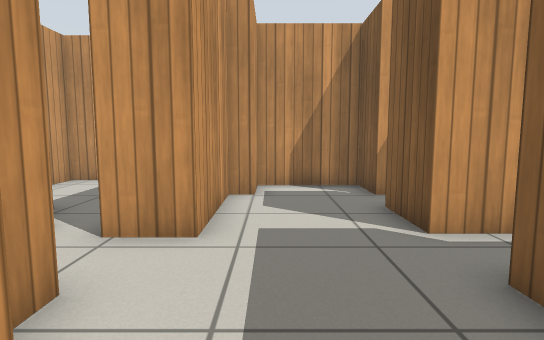
View 1 (above)

18 first-person views from a walk through a robot-simulator world made for Gazebo. The camera is 0.79 m above the floor, tilts 6° down and sees 80° across. Floor lines are 1 m apart. The floor is counted in squares, 0.5 m on a side. Each view is taken from the middle of a square. On the plan, view 1 faces up. The plan holds only what a view shows up to about 16 squares ahead; the rest is blank. Simple patterns stand in for the simulator's built-in surfaces.

View 2
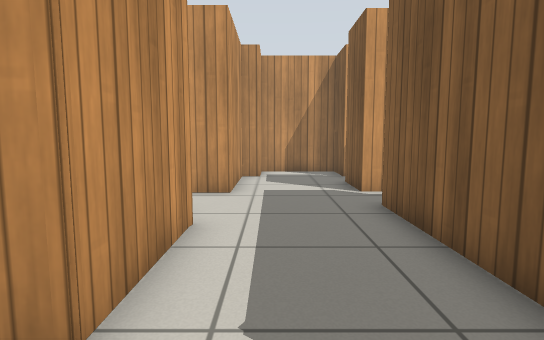

View 3
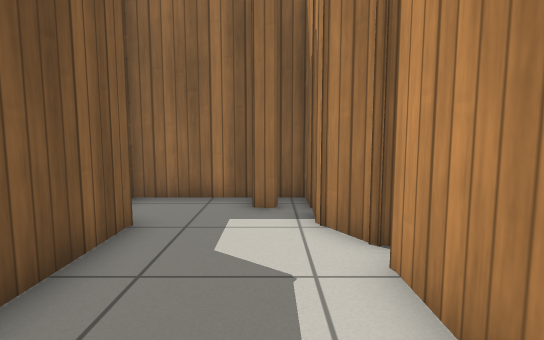

View 4
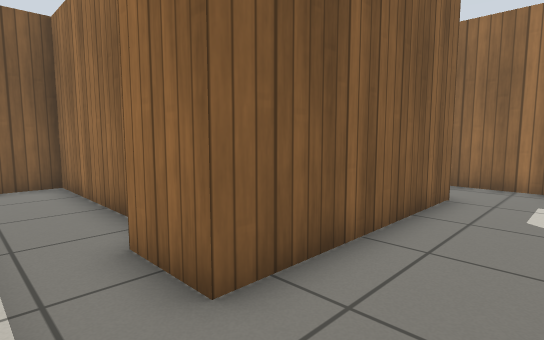

View 5
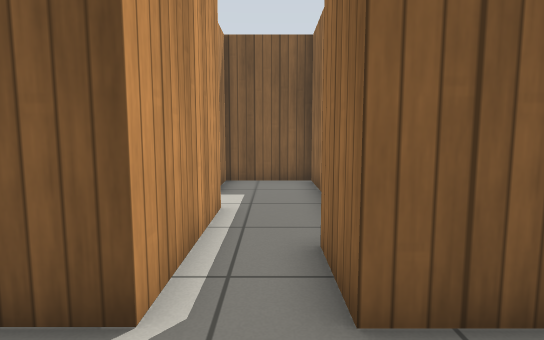

View 6
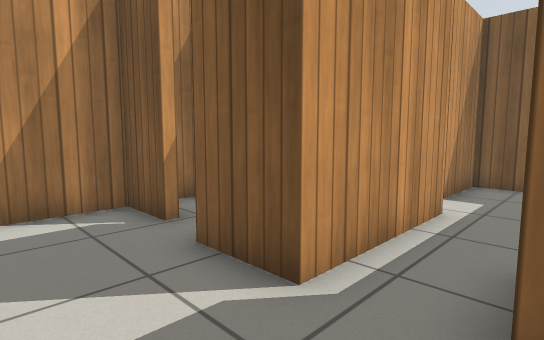

View 7
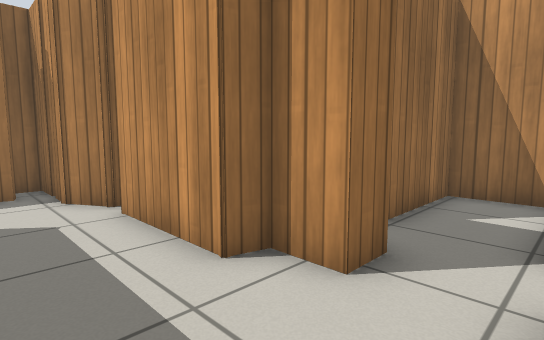

View 8
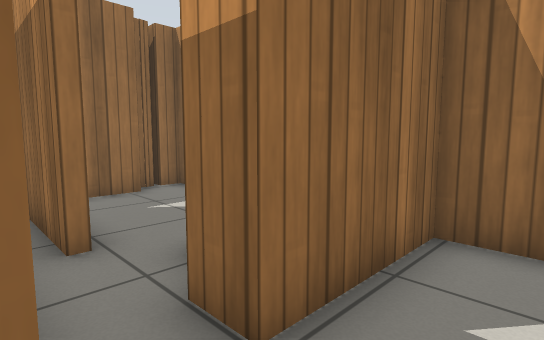

View 9
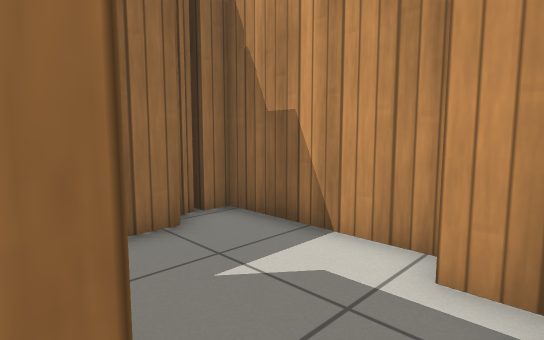

View 10
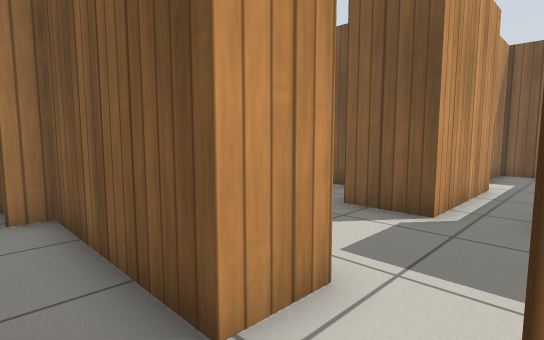

View 11
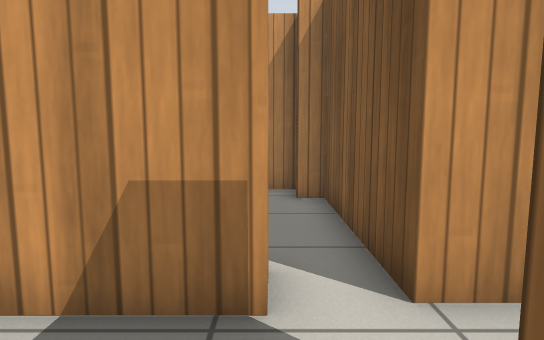

View 12
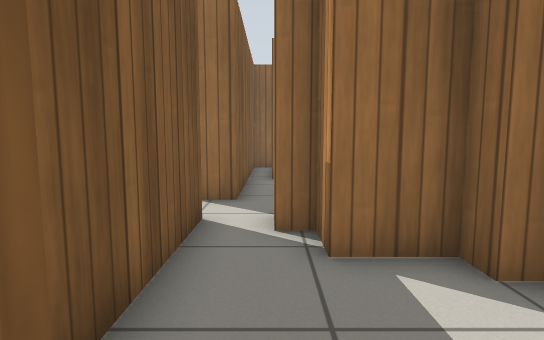

View 13
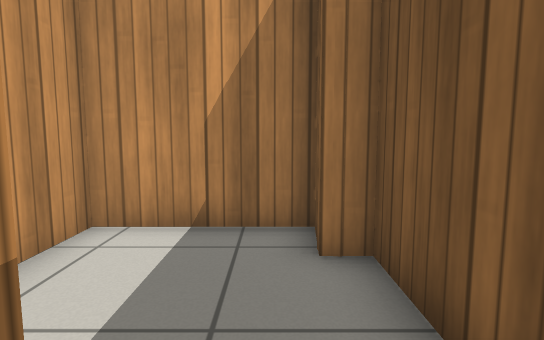

View 14
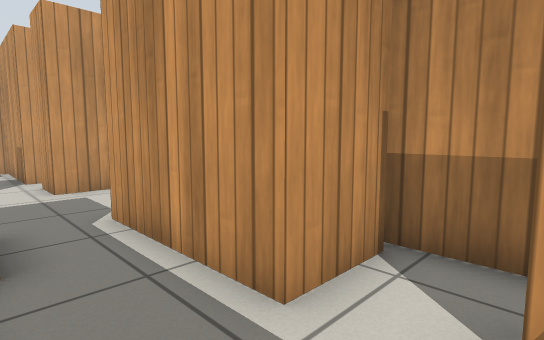

View 15
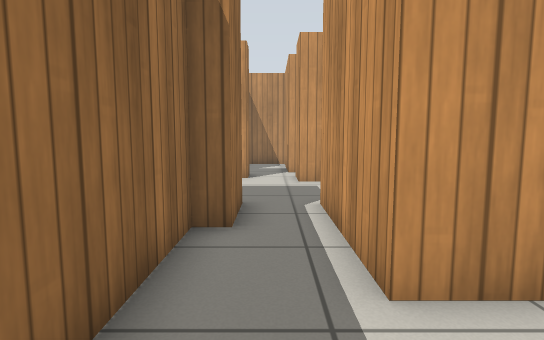

View 16
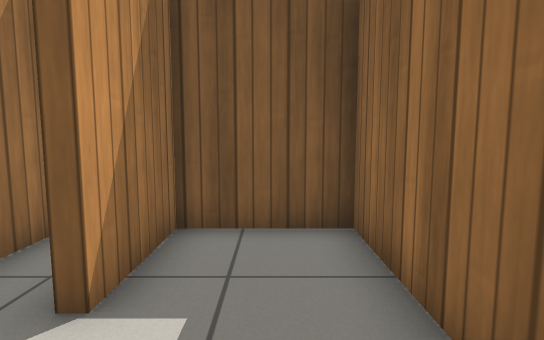

View 17
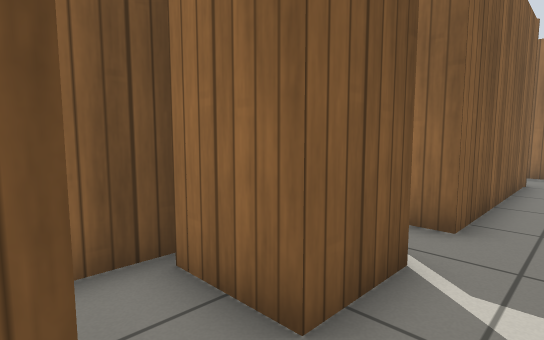

View 18
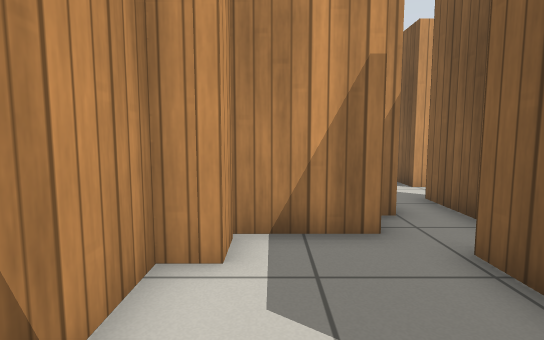

### Floor plan
Ten units are one square. View 1 is at (0, 0); x grows to the right and y downward. Boxes are objects, and circles mark ways between rooms. Rooms are numbered by the first view taken in them; rooms with no view inside come last. Other rooms are left out.
<svg viewBox="-89 -120 208 187">
<path fill="none" stroke="#000" d="M-21 -31 -21 -19 -14 -17 -14 18 -19 19M45 -51 25 -51 25 -71M-16 24 -9 37 -9 46M25 36 25 -33 45 -33M28 -85 28 -103 -5 -103 -5 -86M-12 -86 -12 -49M-1 49 5 51M-9 49 -9 62M4 62 36 62M-64 -69 -47 -69 -47 -57 -40 -57 -40 -47 -82 -47 -82 -23 -45 -23 -45 -12M-12 -49 -27 -49 -27 -101 -34 -101 -33 -115 -71 -115 -71 -97M-31 4 -31 -31 -21 -31M70 -51 45 -51M45 -33 45 -26 114 -26 114 -56 86 -56M-69 51 -31 51 -31 4M-43 20 -43 8M-77 59 -72 58M-51 -1 -76 -1 -76 11 -84 11 -84 58 -70 58M70 -72 70 -51M110 -75 67 -75M46 -103 40 -103M49 -69 49 -91M25 -71 46 -71"/>
<circle cx="-20" cy="-40" r="3" fill="#2a7"/>
<circle cx="50" cy="-40" r="3" fill="#2a7"/>
<circle cx="30" cy="-80" r="3" fill="#2a7"/>
<circle cx="-50" cy="0" r="3" fill="#2a7"/>
<circle cx="80" cy="-60" r="3" fill="#2a7"/>
<text x="10" y="-20">1</text>
<text x="-40" y="-60">2</text>
<text x="80" y="-40">3</text>
<text x="-70" y="30">4</text>
<text x="90" y="-70">5</text>
<text x="40" y="-90">6</text>
</svg>
Room 1 opens to room 2. Room 1 opens to room 3. Room 1 opens to room 6. Room 2 opens to room 4. Room 3 opens to room 5.

Where each view was taken, in squares from view 1:
view 1: 0 up, 0 right, facing up
view 2: 4 down, 0 right, facing up
view 3: 2 up, 0 right, facing down
view 4: 5 up, 0 right, facing down-right
view 5: 4 up, 0 right, facing right
view 6: 3 up, 0 right, facing up-right
view 7: 5 up, 1 right, facing down-left
view 8: 4 up, 3 left, facing down-left
view 9: 0 up, 4 left, facing down-left
view 10: 3 up, 4 left, facing up-right
view 11: 2 up, 4 left, facing up
view 12: 11 up, 4 left, facing down
view 13: 6 up, 4 left, facing up
view 14: 3 up, 9 right, facing up-left
view 15: 4 up, 10 right, facing left
view 16: 4 up, 6 right, facing right
view 17: 9 up, 1 right, facing down-right
view 18: 5 down, 7 left, facing up
